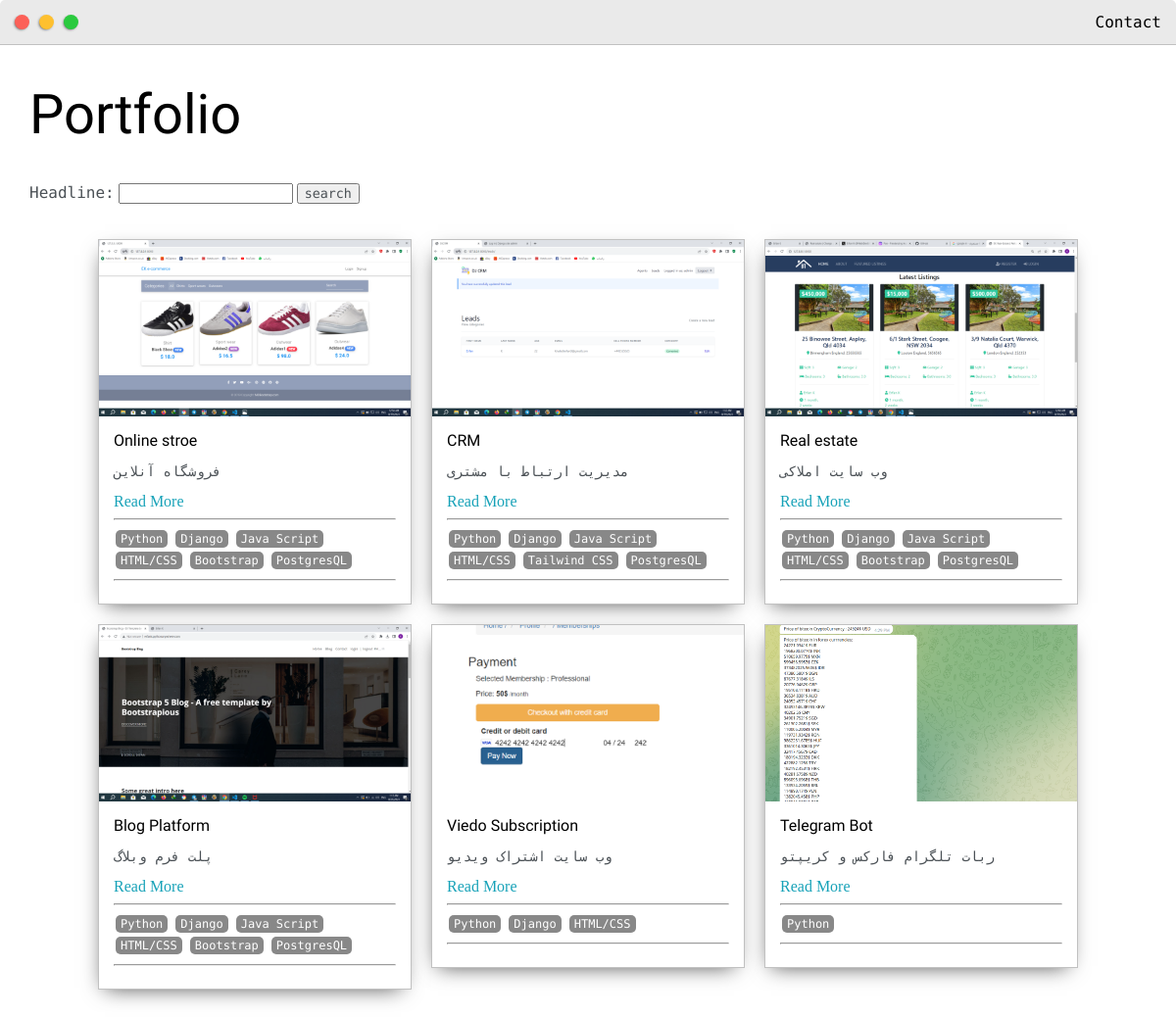
The app's page /posts/, older data.
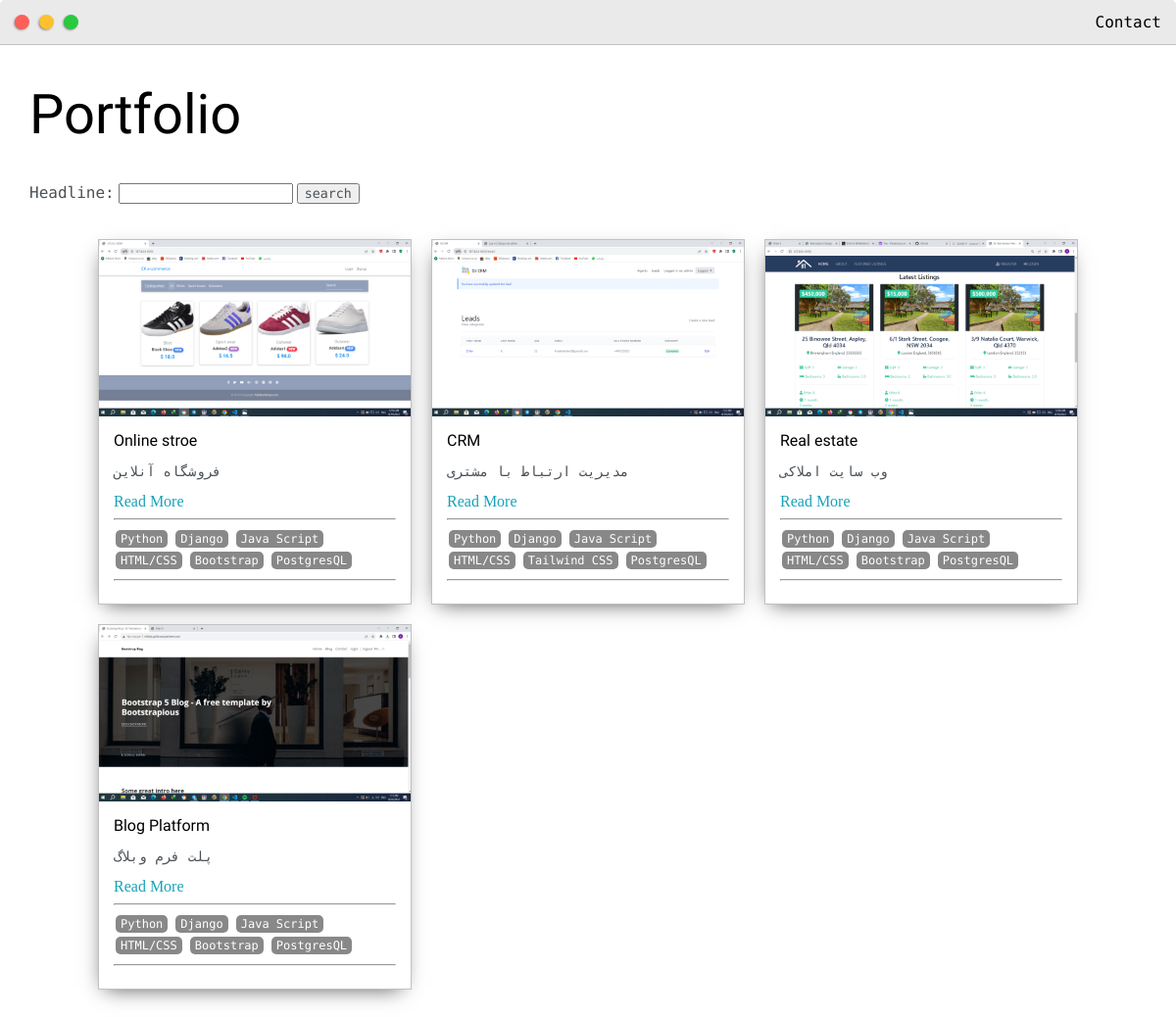
The same page, newer data.
### base/models.py (models this page shows, shortened)
class Post(models.Model):
    headline = models.CharField(max_length=200)
    sub_headline = models.CharField(max_length=200, null=True, blank=True)
    thumbnail = models.ImageField(null=True, blank=True, upload_to='images', default="placeholder...")
    body = models.TextField(null=True, blank=True)
    created = models.DateTimeField(auto_now_add=True)
    active = models.BooleanField(default=False)
    featured = models.BooleanField(default=True)
    tags = models.ManyToManyField(Tag, null=True)
    slug = models.SlugField()
    link = models.URLField(null=True, blank=True)  # Added link field
    def get_absolute_url(self):
        return reverse("base:post", kwargs={
            'slug': self.slug
        })

class Tag(models.Model):
    name = models.CharField(max_length=200)
    def __str__(self):
        return self.name

### base/views.py (the view)
# urls.py: path('posts/', views.posts, name='posts'),
def posts(request):
    posts = Post.objects.filter(active=True)
    myFilter = PostFilter(request.GET, queryset=posts)
    posts = myFilter.qs
    page = request.GET.get('page')
    paginator = Paginator(posts, 6)
    try:
        posts = paginator.page(page)
    except PageNotAnInteger:
        posts = paginator.page(1)
    except EmptyPage:
        posts = paginator.page(paginator.num_pages)
    context = {'posts': posts, 'myFilter': myFilter}
    return render(request, "base/posts.html", context)

### base/templates/base/posts.html (shortened to what this page needs)
{% extends 'base/main.html' %}
{% load static %}
{% block content %}
<div class="main-container">
    <h1>Portfolio</h1>
    <form method="GET">
        {{ myFilter.form }}
        <input class="btn btn-primary" type="submit" value="search">
        <br>
    </form>
    <br>
    <br>
    <div class="post-wrapper">
        {% for post in posts %}
        <div>
            <div class="post">
                <a href="{{ post.get_absolute_url }}"><img class="thumbnail" src="{{ post.thumbnail.url }}"></a>
                <div class="post-preview">
                    <h6 class="post-title">{{ post.headline }}</h6>
                    <p class="post-intro">{{ post.sub_headline }}</p>
                    <a href="{% url 'base:post' post.slug %}">Read More</a>
                    <hr>
                        {% for tag in post.tags.all %}
                            <span class="tag">{{tag}}</span>
                        {% endfor %}
                    <hr>
                </div>
            </div>
        </div>
        {% empty %}
            <h3>No Posts found ...</h3>
        {% endfor %}
    </div>
</div>
{% endblock %}

### base/templates/base/main.html (shortened to what this page needs)
{% load static %}
<!DOCTYPE html>
<html lang="en">
<head>
    <link href="{% static 'css/default.css' %}" rel="stylesheet">
</head>
<body>
    {% include 'base/navbar.html' %}
    {% block content %}
    {% endblock content %}
</body>
</html>

### base/templates/base/navbar.html (shortened to what this page needs)
<div class="nav-wrapper">
    <a href="{% url 'base:home' %}">
        <div class="dots-wrapper">
            <div id="dot-1" class="browser-dot"></div>
            <div id="dot-2" class="browser-dot"></div>
            <div id="dot-3" class="browser-dot"></div>
        </div>
    </a>
    <ul id="navigation">
        <li><a href="{% url 'base:profile' %}">Contact</a></li>
    </ul>
</div>

### static/css/default.css (style rules this page uses)
:root { --mainColor:#eaeaea; --secondaryColor:#fff; --borderColor:#c1c1c1; --mainText:black; --secondaryText:#4b5156; --themeDotBorder:#24292e; --previewBg:rgb(251, 249, 243, 0.8); --previewShadow:#f0ead6; --buttonColor:black; }
html, body { padding: 0; margin: 0; scroll-behavior: smooth; }
body * { transition: 0.3s; }
h1, h2, h3, h4, h5, h6, strong { color: var(--mainText); font-family: 'Russo One', sans-serif; font-weight: 500; }
p, li, span, label, input, textarea { color: var(--secondaryText); font-family: 'Roboto Mono', monospace; }
a { text-decoration: none; color:#17a2b8; }
ul { list-style: none; }
h1 { font-size: 56px; }
h6 { font-size: 16px; }
.main-container { width: 1200px; margin: 0 auto; }
.nav-wrapper { border-radius:5px 5px 0 0; grid-area:nav-wrapper; border-bottom: 1px solid var(--borderColor); display: flex; justify-content: space-between; align-items: center; background-color: var(--mainColor); }
#navigation a { color:var(--mainText); }
#navigation { margin:0; padding: 10px; }
#navigation li { display: inline-block; margin-right: 5px; margin-left:5px; }
.dots-wrapper { display: flex; padding: 10px; }
#dot-1 { background-color: #FC6058; }
#dot-2 { background-color: #FEC02F; }
#dot-3 { background-color: #2ACA3E; }
.browser-dot { background-color: black; height: 15px; width: 15px; border-radius: 50%; margin: 5px; -webkit-box-shadow: -1px 1px 3px -1px rgba(0,0,0,0.75); -moz-box-shadow: -1px 1px 3px -1px rgba(0,0,0,0.75); box-shadow: -1px 1px 3px -1px rgba(0,0,0,0.75); }
.post-wrapper { display: grid; grid-template-columns: repeat(auto-fit, 320px); gap:20px; justify-content: center; padding-bottom: 50px; }
.post { border:1px solid var(--borderColor); -webkit-box-shadow: -2px 7px 21px -9px rgba(0,0,0,0.75); -moz-box-shadow: -2px 7px 21px -9px rgba(0,0,0,0.75); box-shadow: -2px 7px 21px -9px rgba(0,0,0,0.75); }
.thumbnail { display: block; width: 100%; height:180px; object-fit: cover; }
.post-preview { background-color: #fff; padding:15px; }
.post-title { color:black; margin: 0; }
.post-intro { color:#4b5156; font-size: 14px; }
.tag { display: block; color: #fff; background-color: #888; border-radius: 5px; margin: 2px; padding: 2px 5px; font-size: 12px; }
@media screen and (max-width: 1200px) { .main-container { width: 95%; } }

Row changes from the older to the newer data that the page shows:
removed Post: thumbnail (picture), headline "Viedo Subscription", sub_headline "وب سایت اشتراک ویدیو", Tag (name "Python"), Tag (name "Django"), Tag (name "HTML/CSS")
removed Post: thumbnail (picture), headline "Telegram Bot", sub_headline "ربات تلگرام فارکس و کریپتو", Tag (name "Python")
